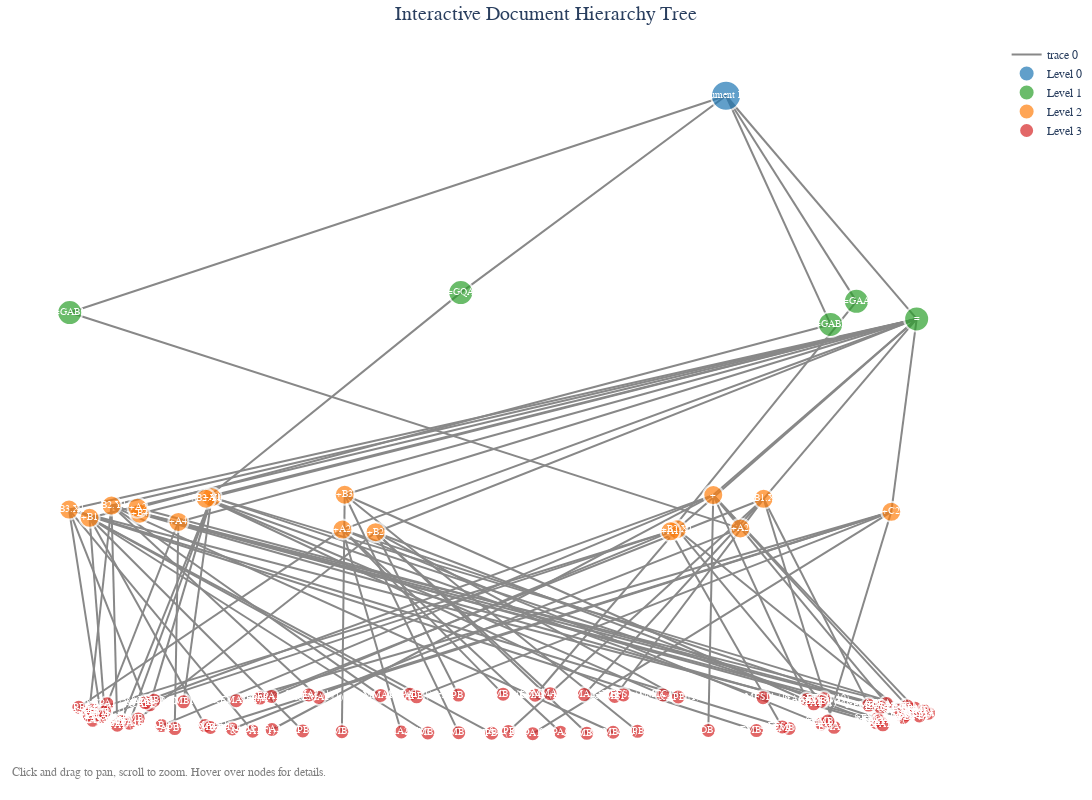

The notebook cell this image was saved under:
### Code cell
import plotly.graph_objects as go
import plotly.express as px
from plotly.subplots import make_subplots
import networkx as nx
from collections import defaultdict


def create_interactive_hierarchy_tree(tree_data, max_nodes=100):
    """
    Create an interactive hierarchical tree visualization using Plotly.

    Args:
        tree_data: Nested dictionary representing the tree structure
        max_nodes: Maximum number of nodes to display
    """
    G = nx.DiGraph()
    node_info = {}  # Store additional info for each node

    # Add root node
    root = "Root"
    G.add_node(root)
    node_info[root] = {
        "level": 0,
        "pages": [],
        "full_name": "Document Root",
        "type": "root",
    }

    # Build the graph
    node_count = 1
    level1_x = 0

    for level1, level2_dict in tree_data.items():
        if node_count > max_nodes:
            break

        # Add level 1 nodes
        level1_node = f"L1_{level1}"
        G.add_node(level1_node)
        G.add_edge(root, level1_node)

        level1_pages = []
        for l2_dict in level2_dict.values():
            for l3_pages in l2_dict.values():
                level1_pages.extend(l3_pages)

        node_info[level1_node] = {
            "level": 1,
            "pages": level1_pages,
            "full_name": level1,
            "type": "level1",
        }
        node_count += 1

        for level2, level3_dict in level2_dict.items():
            if node_count > max_nodes:
                break

            # Add level 2 nodes
            level2_node = f"L2_{level1}_{level2}"
            G.add_node(level2_node)
            G.add_edge(level1_node, level2_node)

            level2_pages = []
            for l3_pages in level3_dict.values():
                level2_pages.extend(l3_pages)

            node_info[level2_node] = {
                "level": 2,
                "pages": level2_pages,
                "full_name": level2,
                "type": "level2",
            }
            node_count += 1

            for level3, pages in level3_dict.items():
                if node_count > max_nodes:
                    break

                # Add level 3 nodes
                level3_node = f"L3_{level1}_{level2}_{level3}"
                G.add_node(level3_node)
                G.add_edge(level2_node, level3_node)

                node_info[level3_node] = {
                    "level": 3,
                    "pages": pages,
                    "full_name": level3,
                    "type": "level3",
                }
                node_count += 1

    # Create layout using networkx
    pos = nx.spring_layout(G, k=3, iterations=50)

    # Adjust positions to create a more hierarchical layout
    for node in G.nodes():
        level = node_info[node]["level"]
        pos[node] = (pos[node][0], -level + 0.1 * pos[node][1])

    # Prepare edge traces
    edge_x = []
    edge_y = []
    for edge in G.edges():
        x0, y0 = pos[edge[0]]
        x1, y1 = pos[edge[1]]
        edge_x.extend([x0, x1, None])
        edge_y.extend([y0, y1, None])

    edge_trace = go.Scatter(
        x=edge_x,
        y=edge_y,
        line=dict(width=2, color="#888"),
        hoverinfo="none",
        mode="lines",
    )

    # Prepare node traces by level
    colors = {
        "root": "#1f77b4",
        "level1": "#2ca02c",
        "level2": "#ff7f0e",
        "level3": "#d62728",
    }

    node_traces = []
    for node_type in ["root", "level1", "level2", "level3"]:
        nodes_of_type = [
            node for node in G.nodes() if node_info[node]["type"] == node_type
        ]

        if nodes_of_type:
            node_x = [pos[node][0] for node in nodes_of_type]
            node_y = [pos[node][1] for node in nodes_of_type]

            # Create hover text
            hover_text = []
            for node in nodes_of_type:
                info = node_info[node]
                pages_str = f"Pages: {len(info['pages'])}"
                if len(info["pages"]) > 0:
                    page_range = f"({min(info['pages']) + 1}-{max(info['pages']) + 1})"
                    pages_str += f" {page_range}"

                hover_text.append(
                    f"<b>{info['full_name']}</b><br>"
                    + f"Level: {info['level']}<br>"
                    + f"{pages_str}<br>"
                    + f"Click to see details"
                )

            # Create display text
            display_text = []
            for node in nodes_of_type:
                info = node_info[node]
                name = info["full_name"]
                if len(name) > 15:
                    name = name[:12] + "..."
                if info["type"] == "level3":
                    name += f" ({len(info['pages'])})"
                display_text.append(name)

            node_trace = go.Scatter(
                x=node_x,
                y=node_y,
                mode="markers+text",
                hoverinfo="text",
                hovertext=hover_text,
                text=display_text,
                textposition="middle center",
                textfont=dict(size=10, color="white"),
                marker=dict(
                    size=[
                        30
                        if node_info[node]["type"] == "root"
                        else 25
                        if node_info[node]["type"] == "level1"
                        else 20
                        if node_info[node]["type"] == "level2"
                        else 15
                        for node in nodes_of_type
                    ],
                    color=colors[node_type],
                    line=dict(width=2, color="white"),
                ),
                name=f"Level {node_type.replace('level', '').replace('root', '0')}",
            )
            node_traces.append(node_trace)

    # Create the figure
    fig = go.Figure(
        data=[edge_trace] + node_traces,
        layout=go.Layout(
            title=dict(
                text="Interactive Document Hierarchy Tree", x=0.5, font=dict(size=20)
            ),
            showlegend=True,
            hovermode="closest",
            margin=dict(b=20, l=5, r=5, t=40),
            annotations=[
                dict(
                    text="Click and drag to pan, scroll to zoom. Hover over nodes for details.",
                    showarrow=False,
                    xref="paper",
                    yref="paper",
                    x=0.005,
                    y=-0.002,
                    xanchor="left",
                    yanchor="bottom",
                    font=dict(color="gray", size=12),
                )
            ],
            xaxis=dict(showgrid=False, zeroline=False, showticklabels=False),
            yaxis=dict(showgrid=False, zeroline=False, showticklabels=False),
            plot_bgcolor="white",
        ),
    )

    # Add custom CSS styling
    fig.update_layout(width=1200, height=800, font=dict(family="Arial, sans-serif"))

    return fig, node_info


def create_hierarchy_dashboard(tree_data, hierarchy_data):
    """
    Create a comprehensive dashboard with the tree and additional statistics.
    """
    fig, node_info = create_interactive_hierarchy_tree(tree_data)

    # Show the interactive plot
    fig.show()

    # Print some interactive statistics
    print("=== INTERACTIVE HIERARCHY DASHBOARD ===")
    print(f"📊 Total valid pages: {len(hierarchy_data)}")
    print(f"📊 Level 1 categories: {len(tree_data)}")

    # Show top categories by page count
    level1_stats = {}
    for level1, level2_dict in tree_data.items():
        total_pages = sum(
            len(pages)
            for level3_dict in level2_dict.values()
            for pages in level3_dict.values()
        )
        level1_stats[level1] = total_pages

    print("\n📈 Top 5 Level 1 categories by page count:")
    for i, (category, count) in enumerate(
        sorted(level1_stats.items(), key=lambda x: x[1], reverse=True)[:5], 1
    ):
        print(f"  {i}. {category}: {count} pages")

    return fig, node_info


# Create the interactive visualization
fig, node_info = create_hierarchy_dashboard(tree_data, hierarchy_data)

### Figure 1 — Plotly figure (JSON) as saved in the notebook; plotly's stock layout.template omitted (floating-point values rounded to 4 significant figures; data arrays with more than 128 entries replaced by an {"elided": "..."} marker saying what was removed)
{"data": [{"hoverinfo": "none", "line": {"color": "#888", "width": 2}, "mode": "lines", "type": "scatter", "x": {"elided": "300 float values"}, "y": {"elided": "300 float values"}}, {"hoverinfo": "text", "hovertext": ["<b>Document Root</b><br>Level: 0<br>Pages: 0<br>Click to see details"], "marker": {"color": "#1f77b4", "line": {"color": "white", "width": 2}, "size": [30]}, "mode": "markers+text", "name": "Level 0", "text": ["Document Root"], "textfont": {"color": "white", "size": 10}, "textposition": "middle center", "type": "scatter", "x": [0.5205], "y": [0.08156]}, {"hoverinfo": "text", "hovertext": ["<b>=</b><br>Level: 1<br>Pages: 193 (1-193)<br>Click to see details", "<b>=GAA</b><br>Level: 1<br>Pages: 2 (194-195)<br>Click to see details", "<b>=GAB1</b><br>Level: 1<br>Pages: 1 (196-196)<br>Click to see details", "<b>=GAB2</b><br>Level: 1<br>Pages: 1 (197-197)<br>Click to see details", "<b>=GQA</b><br>Level: 1<br>Pages: 5 (198-202)<br>Click to see details"], "marker": {"color": "#2ca02c", "line": {"color": "white", "width": 2}, "size": [25, 25, 25, 25, 25]}, "mode": "markers+text", "name": "Level 1", "text": ["=", "=GAA", "=GAB1", "=GAB2", "=GQA"], "textfont": {"color": "white", "size": 10}, "textposition": "middle center", "type": "scatter", "x": [0.9599, 0.8211, -0.992, 0.7615, -0.09074], "y": [-1.032, -0.9439, -0.9996, -1.059, -0.9004]}, {"hoverinfo": "text", "hovertext": ["<b>+</b><br>Level: 2<br>Pages: 50 (1-50)<br>Click to see details", "<b>+A1</b><br>Level: 2<br>Pages: 16 (51-66)<br>Click to see details", "<b>+A2</b><br>Level: 2<br>Pages: 26 (67-92)<br>Click to see details", "<b>+A4</b><br>Level: 2<br>Pages: 33 (93-125)<br>Click to see details", "<b>+B1</b><br>Level: 2<br>Pages: 6 (126-131)<br>Click to see details", "<b>+B1.X1</b><br>Level: 2<br>Pages: 8 (132-139)<br>Click to see details", "<b>+B2</b><br>Level: 2<br>Pages: 6 (140-145)<br>Click to see details", "<b>+B2.X1</b><br>Level: 2<br>Pages: 12 (146-157)<br>Click to see details", "<b>+B2.Y1</b><br>Level: 2<br>Pages: 17 (158-174)<br>Click to see details", "<b>+B3</b><br>Level: 2<br>Pages: 4 (175-178)<br>Click to see details", "<b>+B3.X1</b><br>Level: 2<br>Pages: 8 (179-186)<br>Click to see details", "<b>+C2</b><br>Level: 2<br>Pages: 6 (187-192)<br>Click to see details", "<b>+B4</b><br>Level: 2<br>Pages: 1 (193-193)<br>Click to see details", "<b>+A1</b><br>Level: 2<br>Pages: 2 (194-195)<br>Click to see details", "<b>+A2</b><br>Level: 2<br>Pages: 1 (196-196)<br>Click to see details", "<b>+A2</b><br>Level: 2<br>Pages: 1 (197-197)<br>Click to see details", "<b>+B2.Y1</b><br>Level: 2<br>Pages: 5 (198-202)<br>Click to see details"], "marker": {"color": "#ff7f0e", "line": {"color": "white", "width": 2}, "size": [20, 20, 20, 20, 20, 20, 20, 20, 20, 20, 20, 20, 20, 20, 20, 20, 20]}, "mode": "markers+text", "name": "Level 2", "text": ["+", "+A1", "+A2", "+A4", "+B1", "+B1.X1", "+B2", "+B2.X1", "+B2.Y1", "+B3", "+B3.X1", "+C2", "+B4", "+A1", "+A2", "+A2", "+B2.Y1"], "textfont": {"color": "white", "size": 10}, "textposition": "middle center", "type": "scatter", "x": [0.4911, -0.665, -0.3636, -0.7416, -0.9463, 0.6072, -0.287, 0.4077, -0.8958, -0.3582, -0.9936, 0.9014, -0.8307, 0.3925, 0.5535, -0.8356, -0.6786], "y": [-1.91, -1.921, -2.082, -2.044, -2.023, -1.929, -2.095, -2.08, -1.962, -1.908, -1.982, -1.994, -2.003, -2.091, -2.076, -1.973, -1.929]}, {"hoverinfo": "text", "hovertext": ["<b>&AAA1</b><br>Level: 3<br>Pages: 3 (1-3)<br>Click to see details", "<b>&AAB1</b><br>Level: 3<br>Pages: 12 (4-15)<br>Click to see details", "<b>&ADB1</b><br>Level: 3<br>Pages: 4 (16-19)<br>Click to see details", "<b>&EFA2</b><br>Level: 3<br>Pages: 1 (20-20)<br>Click to see details", "<b>&EFA4</b><br>Level: 3<br>Pages: 3 (21-23)<br>Click to see details", "<b>&EPA1</b><br>Level: 3<br>Pages: 6 (24-29)<br>Click to see details", "<b>&EMA3</b><br>Level: 3<br>Pages: 15 (30-44)<br>Click to see details", "<b>&ETC1</b><br>Level: 3<br>Pages: 6 (45-50)<br>Click to see details", "<b>&EPA1</b><br>Level: 3<br>Pages: 2 (51-52)<br>Click to see details", "<b>&APB</b><br>Level: 3<br>Pages: 3 (53-55)<br>Click to see details", "<b>&EMB1</b><br>Level: 3<br>Pages: 1 (56-56)<br>Click to see details", "<b>&EMB2</b><br>Level: 3<br>Pages: 1 (57-57)<br>Click to see details", "<b>&EMA1</b><br>Level: 3<br>Pages: 1 (58-58)<br>Click to see details", "<b>&EMA2</b><br>Level: 3<br>Pages: 8 (59-66)<br>Click to see details", "<b>&EPA1</b><br>Level: 3<br>Pages: 2 (67-68)<br>Click to see details", "<b>&APB</b><br>Level: 3<br>Pages: 3 (69-71)<br>Click to see details", "<b>&EMB1</b><br>Level: 3<br>Pages: 1 (72-72)<br>Click to see details", "<b>&EMB2</b><br>Level: 3<br>Pages: 4 (73-76)<br>Click to see details", "<b>&EMA1</b><br>Level: 3<br>Pages: 1 (77-77)<br>Click to see details", "<b>&EMA2</b><br>Level: 3<br>Pages: 15 (78-92)<br>Click to see details", "<b>&EPA1</b><br>Level: 3<br>Pages: 3 (93-95)<br>Click to see details", "<b>&APB</b><br>Level: 3<br>Pages: 11 (96-106)<br>Click to see details", "<b>&ETC1</b><br>Level: 3<br>Pages: 19 (107-125)<br>Click to see details", "<b>&EPA1</b><br>Level: 3<br>Pages: 1 (126-126)<br>Click to see details", "<b>&APB</b><br>Level: 3<br>Pages: 1 (127-127)<br>Click to see details", "<b>&EMB1</b><br>Level: 3<br>Pages: 1 (128-128)<br>Click to see details", "<b>&EMB2</b><br>Level: 3<br>Pages: 1 (129-129)<br>Click to see details", "<b>&MPB1</b><br>Level: 3<br>Pages: 1 (130-130)<br>Click to see details", "<b>&MMA1</b><br>Level: 3<br>Pages: 1 (131-131)<br>Click to see details", "<b>&EPA1</b><br>Level: 3<br>Pages: 1 (132-132)<br>Click to see details", "<b>&APB</b><br>Level: 3<br>Pages: 1 (133-133)<br>Click to see details", "<b>&EMB1</b><br>Level: 3<br>Pages: 1 (134-134)<br>Click to see details", "<b>&EMB2</b><br>Level: 3<br>Pages: 2 (135-136)<br>Click to see details", "<b>&EMA1</b><br>Level: 3<br>Pages: 1 (137-137)<br>Click to see details", "<b>&EMA2</b><br>Level: 3<br>Pages: 2 (138-139)<br>Click to see details", "<b>&EPA1</b><br>Level: 3<br>Pages: 1 (140-140)<br>Click to see details", "<b>&APB</b><br>Level: 3<br>Pages: 1 (141-141)<br>Click to see details", "<b>&EMB1</b><br>Level: 3<br>Pages: 1 (142-142)<br>Click to see details", "<b>&EMB2</b><br>Level: 3<br>Pages: 1 (143-143)<br>Click to see details", "<b>&MPB1</b><br>Level: 3<br>Pages: 1 (144-144)<br>Click to see details", "<b>&MMA1</b><br>Level: 3<br>Pages: 1 (145-145)<br>Click to see details", "<b>&EPA1</b><br>Level: 3<br>Pages: 1 (146-146)<br>Click to see details", "<b>&APB</b><br>Level: 3<br>Pages: 1 (147-147)<br>Click to see details", "<b>&EMB1</b><br>Level: 3<br>Pages: 1 (148-148)<br>Click to see details", "<b>&EMB2</b><br>Level: 3<br>Pages: 5 (149-153)<br>Click to see details", "<b>&EMA1</b><br>Level: 3<br>Pages: 1 (154-154)<br>Click to see details", "<b>&EMA2</b><br>Level: 3<br>Pages: 3 (155-157)<br>Click to see details", "<b>&EPA1</b><br>Level: 3<br>Pages: 3 (158-160)<br>Click to see details", "<b>&APB</b><br>Level: 3<br>Pages: 4 (161-164)<br>Click to see details", "<b>&EMB1</b><br>Level: 3<br>Pages: 1 (165-165)<br>Click to see details", "<b>&EMB2</b><br>Level: 3<br>Pages: 3 (166-168)<br>Click to see details", "<b>&EMA1</b><br>Level: 3<br>Pages: 1 (169-169)<br>Click to see details", "<b>&EMA2</b><br>Level: 3<br>Pages: 1 (170-170)<br>Click to see details", "<b>&MPB1</b><br>Level: 3<br>Pages: 3 (171-173)<br>Click to see details", "<b>&MMA1</b><br>Level: 3<br>Pages: 1 (174-174)<br>Click to see details", "<b>&EPA1</b><br>Level: 3<br>Pages: 1 (175-175)<br>Click to see details", "<b>&APB</b><br>Level: 3<br>Pages: 1 (176-176)<br>Click to see details", "<b>&EMB1</b><br>Level: 3<br>Pages: 1 (177-177)<br>Click to see details", "<b>&EMB2</b><br>Level: 3<br>Pages: 1 (178-178)<br>Click to see details", "<b>&EPA1</b><br>Level: 3<br>Pages: 1 (179-179)<br>Click to see details", "<b>&APB</b><br>Level: 3<br>Pages: 1 (180-180)<br>Click to see details", "<b>&EMB1</b><br>Level: 3<br>Pages: 1 (181-181)<br>Click to see details", "<b>&EMB2</b><br>Level: 3<br>Pages: 2 (182-183)<br>Click to see details", "<b>&EMA1</b><br>Level: 3<br>Pages: 1 (184-184)<br>Click to see details", "<b>&EMA2</b><br>Level: 3<br>Pages: 2 (185-186)<br>Click to see details", "<b>&EPA1</b><br>Level: 3<br>Pages: 1 (187-187)<br>Click to see details", "<b>&APB</b><br>Level: 3<br>Pages: 1 (188-188)<br>Click to see details", "<b>&EMB1</b><br>Level: 3<br>Pages: 1 (189-189)<br>Click to see details", "<b>&EMB2</b><br>Level: 3<br>Pages: 1 (190-190)<br>Click to see details", "<b>&EMA1</b><br>Level: 3<br>Pages: 1 (191-191)<br>Click to see details", "<b>&EMA2</b><br>Level: 3<br>Pages: 1 (192-192)<br>Click to see details", "<b>&EPA1</b><br>Level: 3<br>Pages: 1 (193-193)<br>Click to see details", "<b>&EFS1</b><br>Level: 3<br>Pages: 2 (194-195)<br>Click to see details", "<b>&EFS1</b><br>Level: 3<br>Pages: 1 (196-196)<br>Click to see details", "<b>&EFS1</b><br>Level: 3<br>Pages: 1 (197-197)<br>Click to see details", "<b>&MFS11</b><br>Level: 3<br>Pages: 1 (198-198)<br>Click to see details", "<b>&EFS1</b><br>Level: 3<br>Pages: 1 (199-199)<br>Click to see details", "<b>&MTC1</b><br>Level: 3<br>Pages: 3 (200-202)<br>Click to see details"], "marker": {"color": "#d62728", "line": {"color": "white", "width": 2}, "size": [15, 15, 15, 15, 15, 15, 15, 15, 15, 15, 15, 15, 15, 15, 15, 15, 15, 15, 15, 15, 15, 15, 15, 15, 15, 15, 15, 15, 15, 15, 15, 15, 15, 15, 15, 15, 15, 15, 15, 15, 15, 15, 15, 15, 15, 15, 15, 15, 15, 15, 15, 15, 15, 15, 15, 15, 15, 15, 15, 15, 15, 15, 15, 15, 15, 15, 15, 15, 15, 15, 15, 15, 15, 15, 15, 15, 15, 15]}, "mode": "markers+text", "name": "Level 3", "text": ["&AAA1 (3)", "&AAB1 (12)", "&ADB1 (4)", "&EFA2 (1)", "&EFA4 (3)", "&EPA1 (6)", "&EMA3 (15)", "&ETC1 (6)", "&EPA1 (2)", "&APB (3)", "&EMB1 (1)", "&EMB2 (1)", "&EMA1 (1)", "&EMA2 (8)", "&EPA1 (2)", "&APB (3)", "&EMB1 (1)", "&EMB2 (4)", "&EMA1 (1)", "&EMA2 (15)", "&EPA1 (3)", "&APB (11)", "&ETC1 (19)", "&EPA1 (1)", "&APB (1)", "&EMB1 (1)", "&EMB2 (1)", "&MPB1 (1)", "&MMA1 (1)", "&EPA1 (1)", "&APB (1)", "&EMB1 (1)", "&EMB2 (2)", "&EMA1 (1)", "&EMA2 (2)", "&EPA1 (1)", "&APB (1)", "&EMB1 (1)", "&EMB2 (1)", "&MPB1 (1)", "&MMA1 (1)", "&EPA1 (1)", "&APB (1)", "&EMB1 (1)", "&EMB2 (5)", "&EMA1 (1)", "&EMA2 (3)", "&EPA1 (3)", "&APB (4)", "&EMB1 (1)", "&EMB2 (3)", "&EMA1 (1)", "&EMA2 (1)", "&MPB1 (3)", "&MMA1 (1)", "&EPA1 (1)", "&APB (1)", "&EMB1 (1)", "&EMB2 (1)", "&EPA1 (1)", "&APB (1)", "&EMB1 (1)", "&EMB2 (2)", "&EMA1 (1)", "&EMA2 (2)", "&EPA1 (1)", "&APB (1)", "&EMB1 (1)", "&EMB2 (1)", "&EMA1 (1)", "&EMA2 (1)", "&EPA1 (1)", "&EFS1 (2)", "&EFS1 (1)", "&EFS1 (1)", "&MFS11 (1)", "&EFS1 (1)", "&MTC1 (3)"], "textfont": {"color": "white", "size": 10}, "textposition": "middle center", "type": "scatter", "x": [0.7066, -0.7803, 0.4797, -0.5259, 0.8907, 0.9562, -0.9388, 0.9383, -0.8549, -0.8076, -0.7298, -0.8735, 0.9873, 0.8703, 0.1391, -0.9711, 0.006811, 0.8773, 0.7408, -0.2278, -0.9057, -0.75, 0.7462, -0.2078, -0.4549, -0.9116, -0.1668, -0.01948, -0.68, -0.5533, 0.01884, 0.2641, 0.8493, 0.7697, 0.1936, 0.867, 0.4106, -0.8339, 0.1998, -0.09615, 0.1151, -0.527, -0.939, 0.7388, -0.7975, 0.08058, 0.9357, -0.8825, 0.929, 0.2603, 0.9775, -0.9477, -0.4185, 0.966, -0.2754, 0.7225, 0.3166, -0.09549, -0.3648, -0.5704, -0.8176, 0.6657, 0.5906, 0.8748, -0.9193, 0.07502, -0.1926, 0.7552, -0.6677, -0.6081, -0.4409, 0.8821, 0.6499, -0.6173, 0.9204, 0.6058, 0.2843, 0.3752], "y": [-2.931, -3.06, -3.084, -3.079, -2.95, -2.974, -3.034, -2.963, -3.048, -2.957, -2.942, -3.039, -2.998, -3.024, -3.093, -2.968, -2.903, -2.969, -3.051, -3.092, -2.951, -3.075, -2.926, -2.903, -3.087, -2.993, -3.097, -3.098, -3.06, -2.923, -3.09, -2.915, -2.958, -3.068, -2.905, -3.045, -2.917, -3.027, -3.098, -2.908, -2.901, -2.915, -2.983, -2.94, -2.934, -2.909, -3.005, -3.058, -3.019, -3.093, -2.987, -3.008, -2.92, -3.012, -2.909, -2.951, -3.088, -3.095, -3.091, -3.088, -2.945, -3.074, -3.085, -3.036, -3.016, -3.1, -2.917, -3.037, -3.069, -2.936, -2.907, -3.056, -3.067, -3.077, -2.982, -2.92, -2.907, -2.907]}], "layout": {"annotations": [{"font": {"color": "gray", "size": 12}, "showarrow": false, "text": "Click and drag to pan, scroll to zoom. Hover over nodes for details.", "x": 0.005, "xanchor": "left", "xref": "paper", "y": -0.002, "yanchor": "bottom", "yref": "paper"}], "font": {"family": "Arial, sans-serif"}, "height": 800, "hovermode": "closest", "margin": {"b": 20, "l": 5, "r": 5, "t": 40}, "plot_bgcolor": "white", "showlegend": true, "title": {"font": {"size": 20}, "text": "Interactive Document Hierarchy Tree", "x": 0.5}, "width": 1200, "xaxis": {"showgrid": false, "showticklabels": false, "zeroline": false}, "yaxis": {"showgrid": false, "showticklabels": false, "zeroline": false}}}
